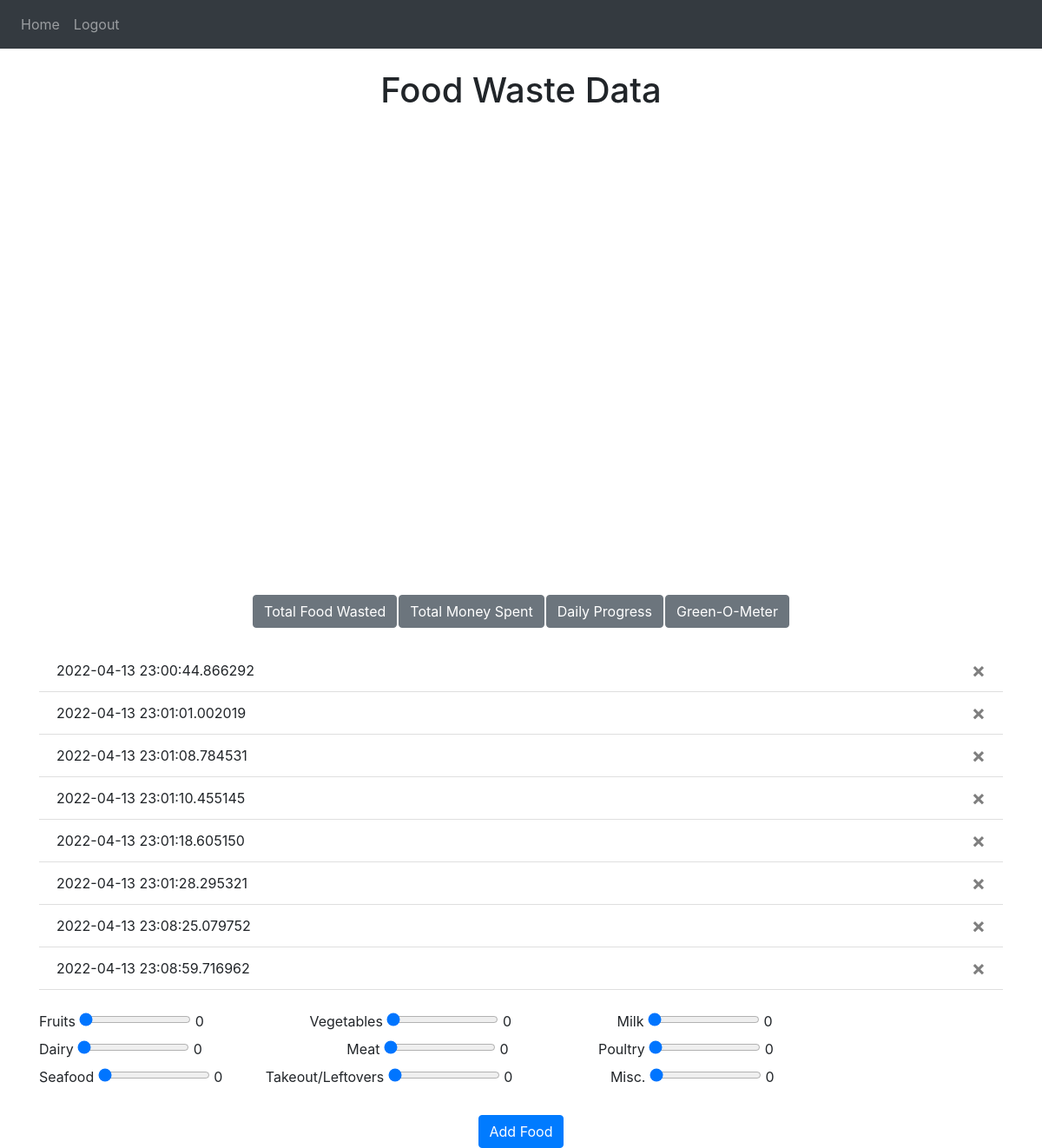
Page / (signed in) on the earlier database version.
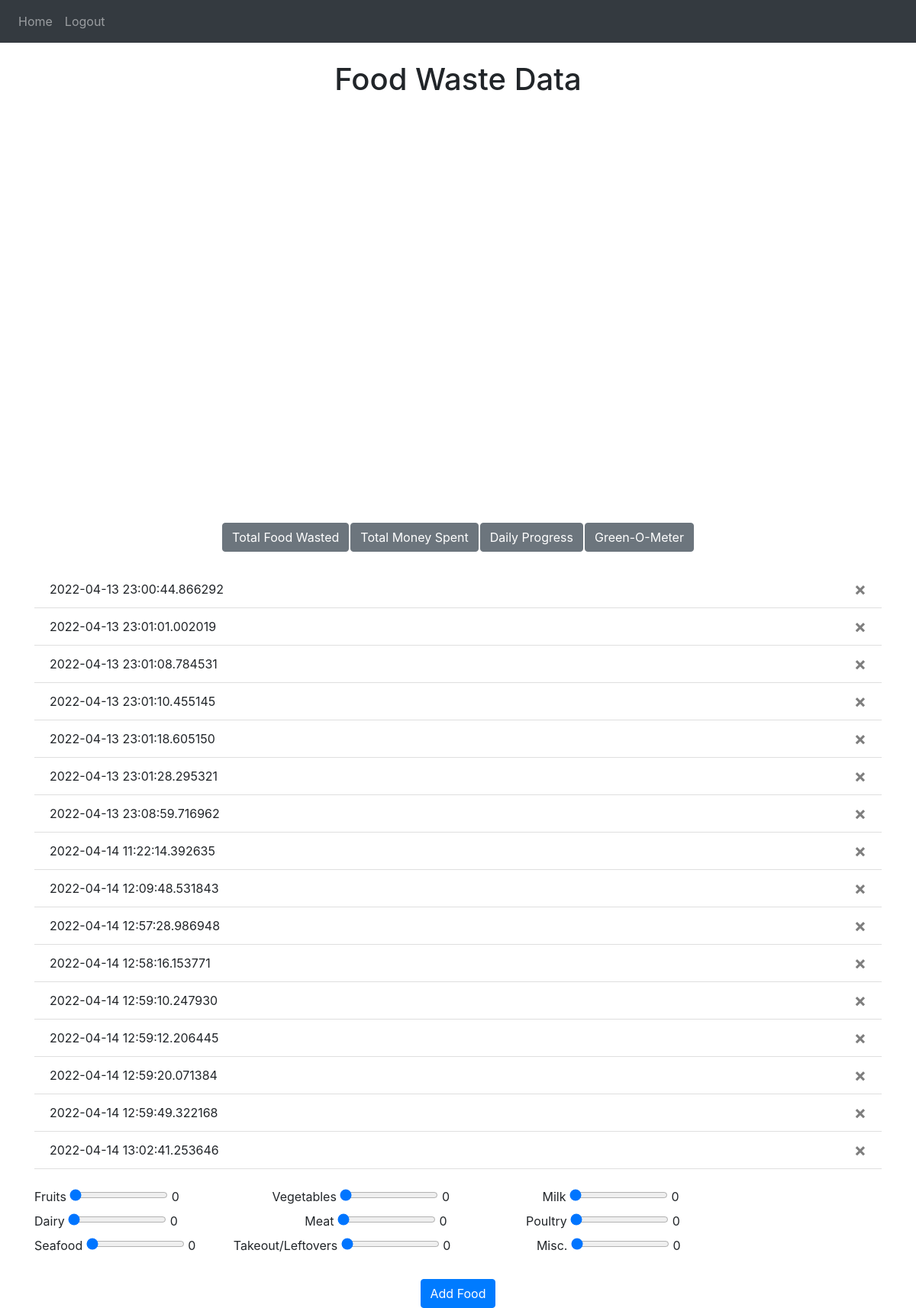
Same page on the later database version.
### website/models.py (models this page shows)
@dataclass
class UserFoodWaste(db.Model):
    user_id = db.Column(db.Integer, db.ForeignKey('user.id'))
    id = db.Column(db.Integer, primary_key=True)
    date = db.Column(db.DateTime(timezone=True), default=datetime.now)
    fruit= db.Column(db.Integer)
    veggies = db.Column(db.Integer)
    milk = db.Column(db.Integer)
    dairy = db.Column(db.Integer)
    meat = db.Column(db.Integer)
    poultry = db.Column(db.Integer)
    fish_seafood = db.Column(db.Integer)
    takeout = db.Column(db.Integer)
    other = db.Column(db.Integer)

### website/views.py (the view, shortened to what this page needs)
@views.route('/', methods=['GET', 'POST'])
@login_required
def home():
    return render_template("home.html", user=current_user)

### website/__init__.py (called while the page is built)
def create_app():
    app = Flask(__name__)
    app.config['SECRET_KEY'] = 'randomstring'
    app.config['SQLALCHEMY_DATABASE_URI'] = f'sqlite:///{DB_NAME}'
    db.init_app(app)
    from .views import views
    from .auth import auth
    app.register_blueprint(views, url_prefix='/')
    app.register_blueprint(auth, url_prefix='/')
    from .models import User, Note
    create_database(app)
    login_manager = LoginManager()
    login_manager.login_view = 'auth.login'
    login_manager.init_app(app)
    @login_manager.user_loader
    def load_user(id):
        return User.query.get(int(id))
    return app

### website/templates/home.html (shortened to what this page needs)
{% extends "base.html" %} {% block title %}Home{% endblock %} {% block content
%}
<head>
</head>
<h1 align="center">Food Waste Data</h1>
<br />
<div id="my_dataviz">
  <div id="fw" style="display: hidden"></div>
</div>
<br />
<div align="center">
  <table>
    <tr>
      <th>
        <form method="POST">
          <button type="submit" class="btn btn-secondary" onClick="showGraph()">
            Total Food Wasted
          </button>
        </form>
      </th>
      <th>
        <form method="POST">
          <button type="submit" class="btn btn-secondary">
            Total Money Spent
          </button>
        </form>
      </th>
      <th>
        <form method="POST">
          <button type="submit" class="btn btn-secondary">
            Daily Progress
          </button>
        </form>
      </th>
      <th>
        <form method="POST">
          <button type="submit" class="btn btn-secondary">Green-O-Meter</button>
        </form>
      </th>
    </tr>
  </table>
</div>
<br />
<ul class="list-group list-group-flush" id="notes">
  {% for day in user.foodWaste %}
  <li class="list-group-item">
    {{ day.date }}
    <button type="button" class="close" onClick="deleteNote({{ day.id }})">
      <span aria-hidden="true">&times;</span>
    </button>
  </li>
  {% endfor %}
</ul>
<br />
<form method="POST">
  <label for="fruit">Fruits</label>
  <input
    type="range"
    name="fruit"
    min="0"
    max="100"
    value="0"
    class="myslider"
    id="fruit"
    oninput="outputUpdate(value, 'fruit_val')"
  />
  <output for="fruit" id="fruit_val">0</output>
  <label for="veggies">Vegetables</label>
  <input
    type="range"
    name="veggies"
    min="0"
    max="100"
    value="0"
    class="myslider"
    id="veggies"
    oninput="outputUpdate(value, 'veggie_val')"
  />
  <output for="veggies" id="veggie_val">0</output>
  <label for="milk">Milk</label>
  <input
    type="range"
    name="milk"
    min="0"
    max="100"
    value="0"
    class="myslider"
    id="milk"
    oninput="outputUpdate(value, 'milk_val')"
  />
  <output for="milk" id="milk_val">0</output>
  <br />
  <label for="dairy">Dairy</label>
  <input
    type="range"
    name="dairy"
    min="0"
    max="100"
    value="0"
    class="myslider"
    id="dairy"
    oninput="outputUpdate(value, 'dairy_val')"
  />
  <output for="dairy" id="dairy_val">0</output>
  <label for="meat">Meat</label>
  <input
    type="range"
    name="meat"
    min="0"
    max="100"
    value="0"
    class="myslider"
    id="meat"
    oninput="outputUpdate(value, 'meat_val')"
  />
  <output for="meat" id="meat_val">0</output>
  <label for="poultry">Poultry</label>
  <input
    type="range"
    name="poultry"
    min="0"
    max="100"
    value="0"
    class="myslider"
    id="poultry"
    oninput="outputUpdate(value, 'poultry_val')"
  />
  <output for="poultry" id="poultry_val">0</output>
  <br />
  <label for="fish_seafood">Seafood</label>
  <input
    type="range"
    name="fish_seafood"
    min="0"
    max="100"
    value="0"
    class="myslider"
    id="fish_seafood"
    oninput="outputUpdate(value, 'fish_seafood_val')"
  />
  <output for="fish_seafood" id="fish_seafood_val">0</output>
  <label for="takeout">Takeout/Leftovers</label>
  <input
    type="range"
    name="takeout"
    min="0"
    max="100"
    value="0"
    class="myslider"
    id="takeout"
    oninput="outputUpdate(value, 'takeout_val')"
  />
  <output for="takeout" id="takeout_val">0</output>
  <label for="other">Misc.</label>
  <input
    type="range"
    name="other"
    min="0"
    max="100"
    value="0"
    class="myslider"
    id="other"
    oninput="outputUpdate(value, 'other_val')"
  />
  <output for="other" id="other_val">0</output>
  <br />
  <br />
  <div align="center">
    <button type="submit" class="btn btn-primary">Add Food</button>
  </div>
</form>
{% endblock %}

### website/templates/base.html (shortened to what this page needs)
<!DOCTYPE html>
<html>
  <head>
    <link
      rel="stylesheet"
      href="https://stackpath.bootstrapcdn.com/bootstrap/4.4.1/css/bootstrap.min.css"
    />
    <link
      rel="stylesheet"
      href="https://stackpath.bootstrapcdn.com/font-awesome/4.7.0/css/font-awesome.min.css"
    />
  </head>
  <body>
    <nav class="navbar navbar-expand-lg navbar-dark bg-dark">
      <div class="collapse navbar-collapse" id="navbar">
        <div class="navbar-nav">
          {% if user.is_authenticated %}
          <a class="nav-item nav-link" id="home" href="/">Home</a>
          <a class="nav-item nav-link" id="logout" href="/logout">Logout</a>
          {% else %}
          <a class="nav-item nav-link" id="login" href="/login">Login</a>
          <a class="nav-item nav-link" id="signUp" href="/sign-up">Sign Up</a>
          {% endif %}
        </div>
      </div>
    </nav>
    <br />
    <div class="container">{% block content %} {% endblock %}</div>
  </body>
</html>

Differences in the rows shown:
removed UserFoodWaste: date "2022-04-13 23:08:25.079752"
added UserFoodWaste: date "2022-04-14 11:22:14.392635"
added UserFoodWaste: date "2022-04-14 12:09:48.531843"
added UserFoodWaste: date "2022-04-14 12:57:28.986948"
added UserFoodWaste: date "2022-04-14 12:58:16.153771"
added UserFoodWaste: date "2022-04-14 12:59:10.247930"
added UserFoodWaste: date "2022-04-14 12:59:12.206445"
added UserFoodWaste: date "2022-04-14 12:59:20.071384"
added UserFoodWaste: date "2022-04-14 12:59:49.322168"
added UserFoodWaste: date "2022-04-14 13:02:41.253646"
